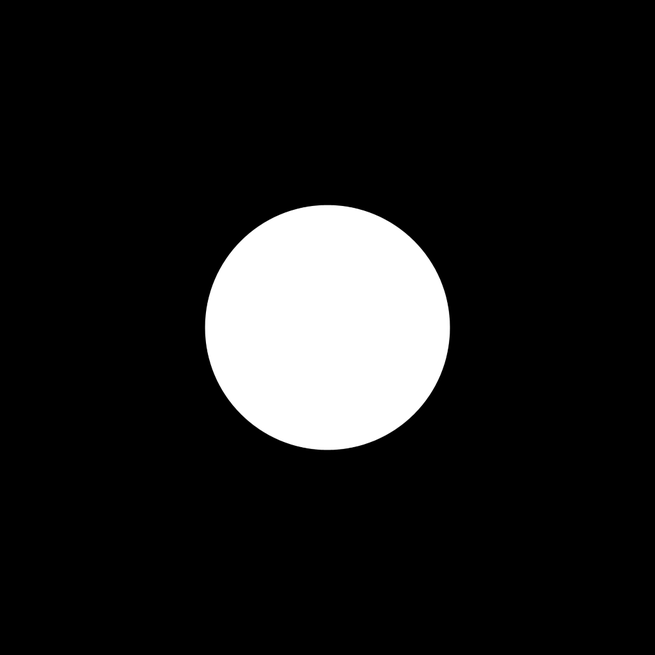
#> input picture FFT_CGH_thesis/SNR_Diff/Ch6/One circle_1024.png, 655 x 655 px, shrunk from 1024 x 1024 before the run
$ python FFT_GS_simple.py
#> lines starting #> are read from the running program, lines starting #| are printed output that depends on the picture
# -*- coding: utf-8 -*-
"""
Created on Sun Oct 27 10:45:57 2024

@author: gaoshang
"""
from PIL import Image
import numpy as np
import matplotlib.pyplot as plt
from scipy.fft import fft2, fftshift,ifft2,ifftshift
import os
import sys
import time

start_t=time.time()
os.chdir("C:/Users/Laboratorio/MakeHologram/FFT_CGH_thesis/SNR_Diff/Ch6")
filename="One circle_1024"
im=plt.imread(f"{filename}.png")
#> im is the input picture: shape (655, 655, 4) float32; mean R, G, B, A 0.11, 0.11, 0.11, 1

height=im.shape[0]
#> height = 655
width=im.shape[1]
#> width = 655

field_r=np.sqrt(im[:,:,0])
field_g=np.sqrt(im[:,:,1])
field_b=np.sqrt(im[:,:,2])

# Random phase generation
rand = np.random.uniform(0, 1, (height , width))
rand_2pi = 2 * np.pi * rand  # Full phase range [0, 2π]
exp_rand =np.exp(1j * rand_2pi)  # Complex exponential
# if you want to apply niose inout y.
noise=input(f"Do you want to employ noise (y/n):")
#> the answer given: y
try:
    if noise == "y":
        # Apply noise to the filed which is the squareroot of intensity. Compute forward FT.
        current_field_r = fftshift(fft2(exp_rand * field_r))  # Red channel
        current_field_g = fftshift(fft2(exp_rand * field_g))  # Green channel
        current_field_b = fftshift(fft2(exp_rand * field_b))  # Blue channel
    elif noise == "n":
        # Without noise
        current_field_r = fftshift(fft2(field_r))  # Red channel
        current_field_g = fftshift(fft2(field_g))  # Green channel
        current_field_b = fftshift(fft2(field_b))  # Blue channel
    else:
        # Raise an exception if input is invalid
        raise ValueError("Invalid input! Please input 'y' or 'n'. Program will terminate.")

except ValueError as e:
    print(e)
    sys.exit("end")

# Final optimized phase for display or application on SLM, in simulation is for saving hologram images.
optimized_phase_r = np.angle(current_field_r)
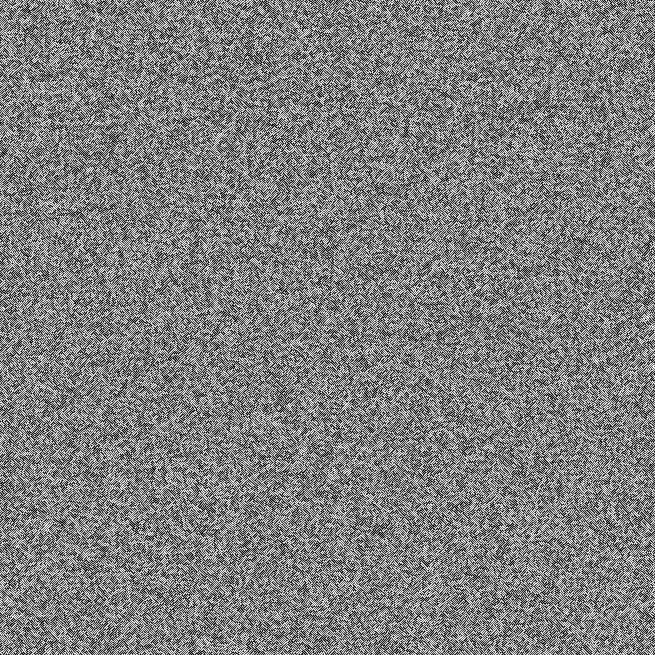
#> optimized_phase_r: shape (655, 655) float64; min -3.14, max 3.14, mean -0.000572; drawn with min black and max white
phase_rr_modi=(optimized_phase_r/np.pi+1)*(255/2)

optimized_phase_g = np.angle(current_field_g)
phase_gr_modi=(optimized_phase_g/np.pi+1)*(255/2)

optimized_phase_b = np.angle(current_field_b)
phase_br_modi=(optimized_phase_b/np.pi+1)*(255/2)
# Save phase-only holograms.
im_modify_noL = np.zeros_like(im,shape=(im.shape[0], im.shape[1], 3))
im_modify_noL[:,:,0] = phase_rr_modi
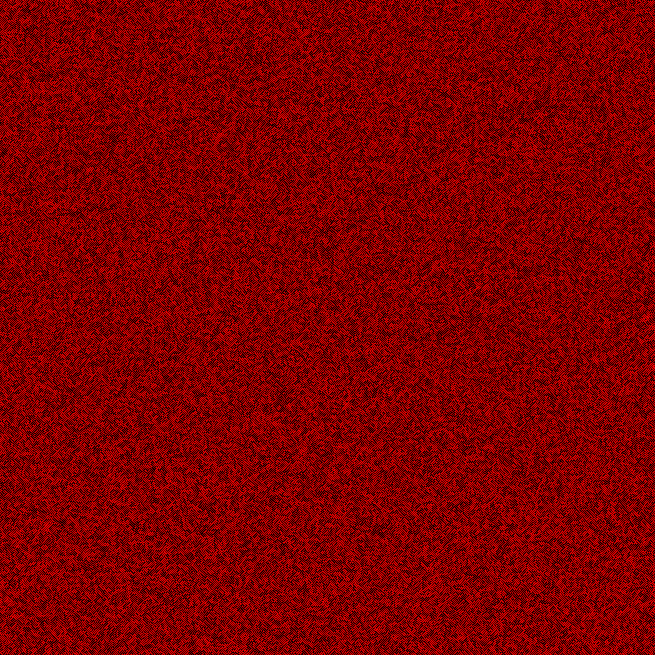
#> im_modify_noL: shape (655, 655, 3) float32; mean of channels 0, 1, 2 127.5, 0, 0; drawn as R, G, B
im_modify_noL[:,:,1] = phase_gr_modi
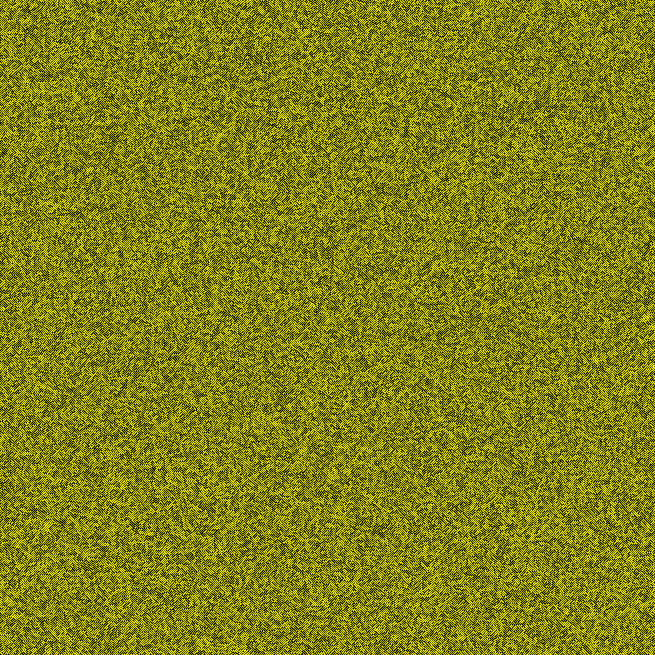
#> im_modify_noL: shape (655, 655, 3) float32; mean of channels 0, 1, 2 127.5, 127.5, 0; drawn as R, G, B
im_modify_noL[:,:,2] = phase_br_modi
im_cropped = im_modify_noL.astype(np.uint8)
im_modi = Image.fromarray(im_cropped)
im_modi.save(f"{filename} Holo_Noise_{noise}.png")
# Compute inverse FT of phase, and the amplitudes are 1.
Reconstruction_holo1_r = ifft2(ifftshift(np.exp(1j * optimized_phase_r )))
Reconstruction_holo1_g = ifft2(ifftshift(np.exp(1j * optimized_phase_g )))
Reconstruction_holo1_b = ifft2(ifftshift(np.exp(1j * optimized_phase_b )))
# Adjust factor for different visual effect, if using small value we can see noise.
factor=1#0.1#1#0.4#0.7#0.02
# Intensity of each pixel is normalized by the sum of all intensity in its channel.
I1_r=np.abs(Reconstruction_holo1_r)**2
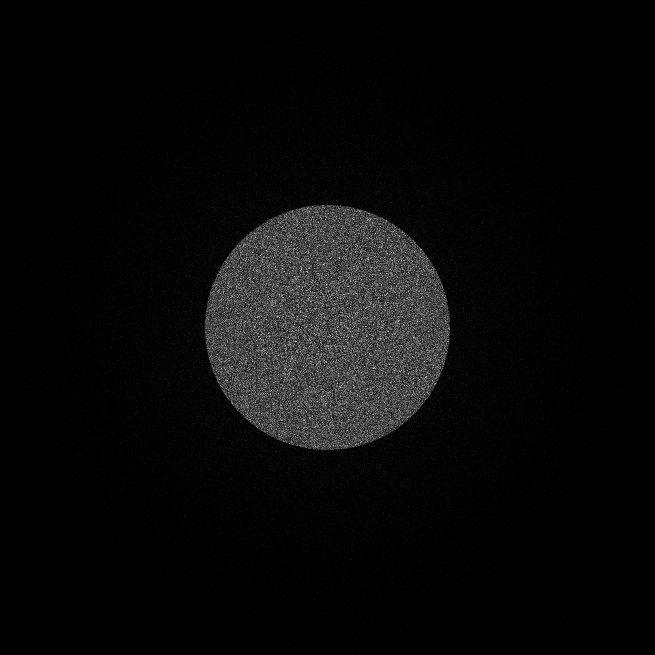
#> I1_r: shape (655, 655) float64; min 1.69e-12, max 6.11e-05, mean 2.33e-06; drawn with min black and max white
I1_r_normalized = I1_r / np.sum(I1_r)
I1_g=np.abs(Reconstruction_holo1_g)**2
I1_g_normalized = I1_g / np.sum(I1_g)
I1_b=np.abs(Reconstruction_holo1_b)**2
I1_b_normalized = I1_b / np.sum(I1_b)
# Normalized intensites are divided by the maximum to make image of reconstruction in [0,1], mulplied by 255.
I1_rgb=np.zeros_like(im,shape=(im.shape[0], im.shape[1], 3))
I1_rgb[:, :, 0] = I1_r_normalized/(np.max(I1_r_normalized)*factor)*255
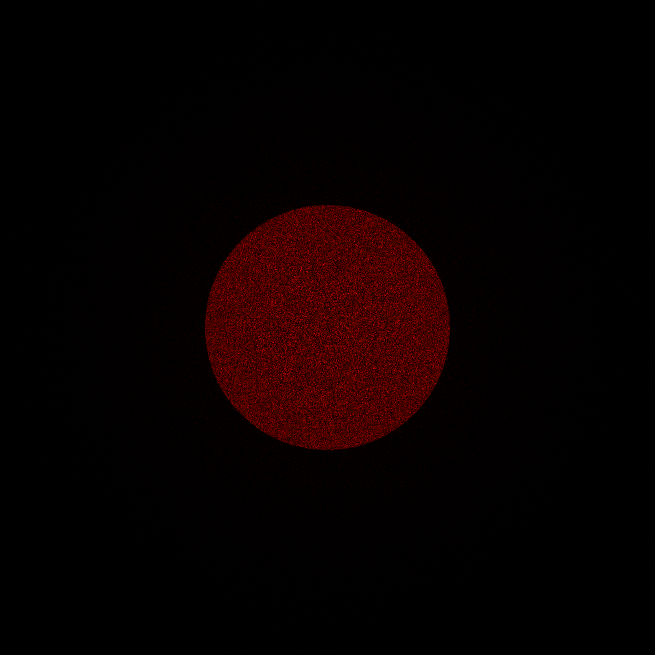
#> I1_rgb: shape (655, 655, 3) float32; mean of channels 0, 1, 2 9.7, 0, 0; drawn as R, G, B
I1_rgb[:, :, 1] = I1_g_normalized/(np.max(I1_g_normalized)*factor)*255
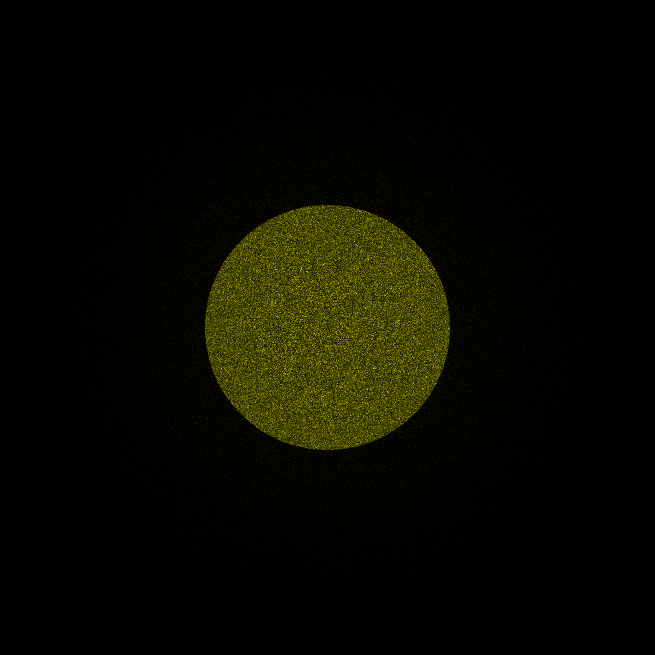
#> I1_rgb: shape (655, 655, 3) float32; mean of channels 0, 1, 2 9.7, 9.7, 0; drawn as R, G, B
I1_rgb[:, :, 2] = I1_b_normalized/(np.max(I1_b_normalized)*factor)*255
I_tf=I1_rgb.astype(np.uint8)
Irgb=Image.fromarray(I_tf)
Irgb.save(f"{filename} Reconstruction_Noise_{noise}.png") # Save reconstruction results.

end_t=time.time()
print(f"Time consuming {end_t-start_t}s")
